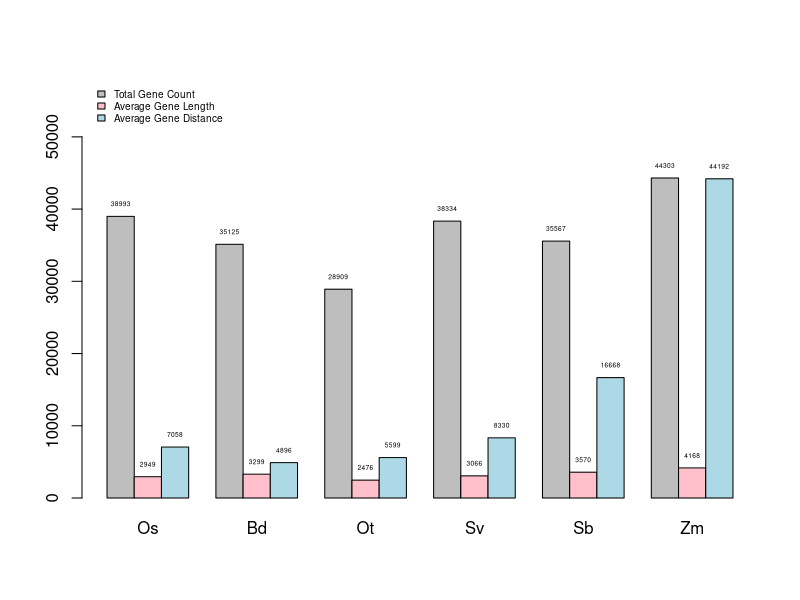

Write the R code that produced this figure.
# Your original data frame
data <- data.frame(
  Category = c("Total Gene Count","Average Gene Length", "Average Gene Distance"),
  Os = c(38993 ,2949, 7058),
  Bd = c(35125 ,3299, 4896),
  Ot = c(28909 ,2476, 5599),
  Sv = c(38334 ,3066, 8330),
  Sb = c(35567 ,3570, 16668),
  Zm = c(44303 ,4168, 44192)
)

# Convert only numeric columns to a matrix and set row names
data_matrix <- as.matrix(data[, -1])
rownames(data_matrix) <- data$Category

# Define colors
my_colors <- c("grey","pink", "lightblue")

# Create barplot
bp <- barplot(data_matrix, col = my_colors, beside = TRUE, main = "",
              ylab = "", cex.names = 1,
              ylim = c(0, max(data_matrix) * 1.3))  # Slightly higher ylim for labels

# Add numbers on top of each bar
text(x = bp, y = data_matrix, labels = round(data_matrix, 1), pos = 3, cex = 0.4)

# Add legend
legend("topleft", legend = rownames(data_matrix), 
       fill = my_colors, box.lty = 0, cex = 0.6, inset = c(0.01, 0))





